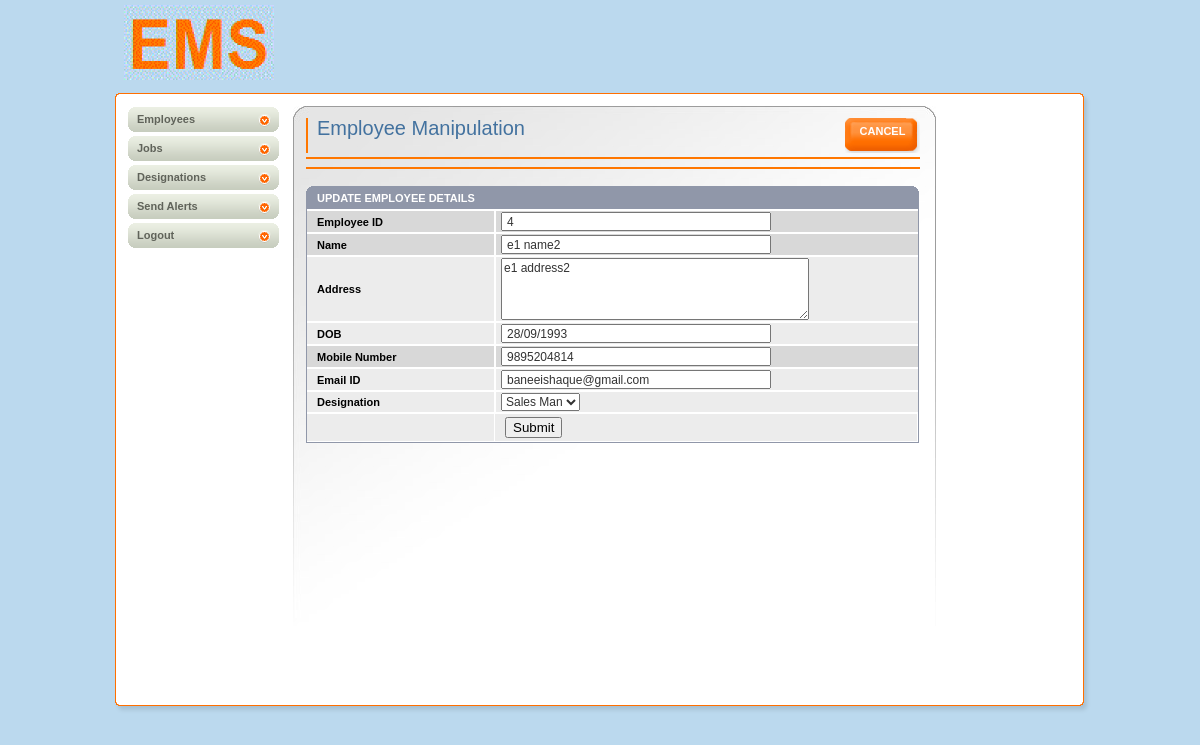
/employee_edit.php?id=4, run on the app's committed database.
### tables this page shows
CREATE TABLE `employee` (
  `id` int(11) NOT NULL,
  `username` varchar(50) NOT NULL,
  `passcode` varchar(50) NOT NULL,
  `name` varchar(50) NOT NULL,
  `address` varchar(150) NOT NULL,
  `dob` varchar(50) NOT NULL,
  `mobile` varchar(50) NOT NULL,
  `email` varchar(50) NOT NULL,
  `did` int(11) NOT NULL,
  `role` varchar(50) NOT NULL,
  `cjid` int(11) DEFAULT '0'
);

CREATE TABLE `designation` (
  `id` int(11) NOT NULL,
  `description` varchar(50) NOT NULL,
  `working-hours` double NOT NULL,
  `allowed-leaves` double NOT NULL,
  `salary` double NOT NULL
);

### employee_edit.php (the view, shortened to what this page needs)
<!DOCTYPE html PUBLIC "-//W3C//DTD XHTML 1.0 Transitional//EN" "http://www.w3.org/TR/xhtml1/DTD/xhtml1-transitional.dtd">
<html>
    <head>
    </head>
    <body>
        <div id="main">
            <div id="header">
                <a href="index.html" class="logo"><img src="img/logo.gif" width="150" height="75" alt=""/></a>
            </div>
            <div id="middle">
                <div id="left-column">
                    <a href="manager_dashboard.php" class="link">Employees</a>
                    <a href="jobs.php" class="link">Jobs</a>
                    <a href="designation.php" class="link">Designations</a>
                    <a href="send_alerts.php" class="link">Send Alerts</a>
                    <a href="index.php" class="link">Logout</a>
                </div>
                <div id="center-column">
                    <div class="top-bar">
                        <a href="manager_dashboard.php" class="button">Cancel</a>
                        <h1>Employee Manipulation</h1>
                    </div><br/>
                    <div class="select-bar">
                    </div>
                    <div class="table">
                        <img src="img/bg-th-left.gif" width="8" height="7" alt="" class="left"/>
                        <img src="img/bg-th-right.gif" width="7" height="7" alt="" class="right"/>
                        <?php
                        include_once 'config.php';
                        $id = filter_input(INPUT_GET, 'id');
                        $sql = "SELECT * FROM `employee` WHERE id=$id";
                        $result = $con->query($sql);
                        $row = mysqli_fetch_assoc($result);
                        echo'
                        <form action="employee_edit_action.php" method="POST">
                            <table class="listing form" cellpadding="0" cellspacing="0">
                                <tr>
                                    <th class="full" colspan="2">Update Employee Details</th>
                                </tr>
                                <tr>
                                    <td class="first" width="172"><strong>Employee ID</strong></td>
                                    <td class="last"><input type="text" class="text" name="id" value="' . $row['id'] . '"  readonly="readonly" /></td>
                                </tr>
                                <tr>
                                    <td class="first" width="172"><strong>Name</strong></td>
                                    <td class="last"><input type="text" class="text" name="name" value="' . $row['name'] . '"/></td>
                                </tr>
                                <tr class="bg">
                                    <td class="first"><strong>Address</strong></td>
                                    <td class="last"><textarea name="address" rows="4" cols="41">' . $row['address'] . '</textarea></td>
                                </tr>
                                <tr class="bg">
                                    <td class="first"><strong>DOB</strong></td>
                                    <td class="last"><input type="text" class="text" name="dob" value="' . $row['dob'] . '"/></td>
                                </tr>
                                <tr>
                                    <td class="first" width="172"><strong>Mobile Number</strong></td>
                                    <td class="last"><input type="text" class="text" name="mobile" value="' . $row['mobile'] . '"/></td>
                                </tr>
                                <tr class="bg">
                                    <td class="first"><strong>Email ID</strong></td>
                                    <td class="last"><input type="text" class="text" name="email" value="' . $row['email'] . '"/></td>
                                </tr>
                                <tr class="bg">
                                    <td class="first"><strong>Designation</strong></td>
                                    <td class="last">';
                        echo ' <select name="designation">';
                        $sql2 = "SELECT * FROM `designation` WHERE id=" . $row['did'];
                        $result2 = $con->query($sql2);
                        $row2 = mysqli_fetch_assoc($result2);
                        echo '
                                            <option value="' . $row2['id'] . '">' . $row2['description'] . '</option>
                                        ';
                        echo '
                                        </select>';
                        echo'       </td>
                        </tr>
                        <tr class="bg">
                            <td class="first"></td>
                            <td class="first">
                                <input type="submit" value="Submit"/></td>
                        </tr>
                        </table>
                        </form>';
                        ?>
                        <p>&nbsp;</p>
                    </div>
                </div>
            </div>
            <div id="footer"></div>
        </div>
    </body>
</html>

### css/all.css (style rules this page uses)
body { margin: 0; padding: 0; background: #BBD9EE; color: #000; font-family: tahoma,arial,sans-serif; font-size: 11px; }
form { margin: 0;padding:0 }
img { border: none; }
a { color: #060606;text-decoration:none }
input { vertical-align: middle }
input.text,select,textarea { font-family: arial,sans-serif; color: #333; font-size: 12px; vertical-align: middle; }
input.text { padding: 1px 0 0 4px; height: 14px; font-weight: normal; }
#main { width: 992px; margin: 0 auto; }
#header { position: relative; width: 992px; height: 106px; background: url(../img/bg-header.gif) no-repeat left bottom; }
a.logo { position: absolute; top: 5px; left: 20px; }
#middle { float: left; width: 967px; background: url(../img/bg-middle.gif) repeat-y left; padding: 0 13px 0 12px; }
#left-column { float: left; padding: 1px 14px 0 12px; width: 151px; }
#center-column { float: left; width: 614px; background: url(../img/bg-center-column.jpg) no-repeat left top; min-height: 584px; padding: 12px 16px 0 13px; }
#footer { float: left; width: 100%; background: url(../img/bg-footer.gif) no-repeat; height: 15px; }
#left-column a { color: #3E3E3E; }
#left-column .link { display: block; width: 142px; height: 25px; background: url(../img/bg-left-link.gif); margin: 0 0 4px 0; font-weight: bold; padding: 0 0 0 9px; line-height: 25px; color: #60635A; }
.top-bar { float: left; width: 603px; border-left: 2px solid #f70; padding: 0 0 0 9px; margin: 0 0 4px 0; }
.top-bar h1 { font: 20px/21px verdana,sans-serif; color: #43729F; margin: 0 0 4px 0; }
.top-bar a.button { float: right; display: block; width: 75px; height: 35px; text-align: center; color: #fff; text-transform: uppercase; font-weight: bold; line-height: 27px; background: url(../img/bg-orange-button.gif) no-repeat; }
.select-bar { clear: both; border-top: 2px solid #f70; border-bottom: 2px solid #f70; padding: 5px 0 3px 0; margin: 0 0 17px 0; }
div.table { float: left; position: relative; width: 614px; margin: 0 0 37px 0; }
table.listing { border-bottom: 1px solid #9097A9; width: 613px; padding: 0; margin: 0; border: 1px solid #9097A9; }
table.listing th { border-top: 0!important; }
table.listing th.full { border-left: 0; border-right: 0!important; text-align: left; text-transform: uppercase; }
div.table img.left { position: absolute; top: 0; left: 0; }
div.table img.right { position: absolute; top: 0; right: 1px; }
table.listing td,table.listing th { border: 1px solid #fff; text-align: center; }
table.listing th { background: #9097A9; color: #fff; padding: 5px; }
table.listing td { background: #D8D8D8; color: #000; padding: 3px 5px; }
table.listing .bg td { background: #ECECEC; }
table.listing .first { border-left: 0px solid #9097A9; text-align: left; }
table.listing .last { border-right: 0px solid #9097A9; }
table.form .last { padding: 1px 0 1px 5px; text-align: left; }
table.form th,table.form td { padding-left: 10px; }
table.form input.text { width: 262px }

### data on the page
employee: id "4", name "e1 name2", address "e1 address2", dob "28/09/1993", mobile "9895204814", email "baneeishaque@gmail.com"
designation: designation "Sales Man"
